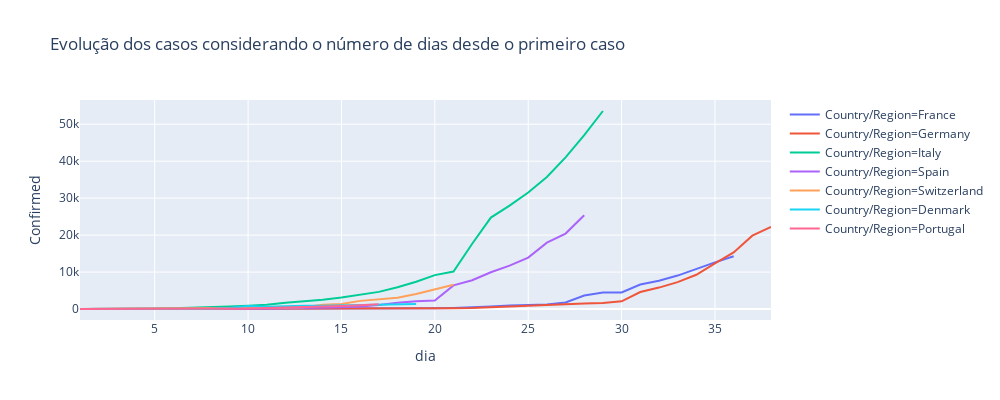

Notebook cell for this chart:
### Code cell
fig = px.line(temp, x="dia", y="Confirmed", color = 'Country/Region',height=400,width=1000,
             title='Evolução dos casos considerando o número de dias desde o primeiro caso')
fig.show()

### Figure 1 — Plotly figure (JSON) as saved in the notebook; plotly's stock layout.template omitted (floating-point values rounded to 4 significant figures)
{"data": [{"hoverlabel": {"namelength": 0}, "hovertemplate": "Country/Region=France<br>dia=%{x}<br>Confirmed=%{y}", "legendgroup": "Country/Region=France", "line": {"color": "#636efa", "dash": "solid"}, "mode": "lines", "name": "Country/Region=France", "showlegend": true, "type": "scatter", "x": [1, 2, 3, 4, 5, 6, 7, 8, 9, 10, 11, 12, 13, 14, 15, 16, 17, 18, 19, 20, 21, 22, 23, 24, 25, 26, 27, 28, 29, 30, 31, 32, 33, 34, 35, 36], "xaxis": "x", "y": [2, 3, 3, 3, 4, 5, 5, 5, 6, 11, 11, 12, 14, 18, 38, 57, 100, 130, 191, 204, 285, 377, 653, 949, 1126, 1209, 1784, 3661, 4469, 4499, 6633, 7652, 9043, 10871, 12612, 14282], "yaxis": "y"}, {"hoverlabel": {"namelength": 0}, "hovertemplate": "Country/Region=Germany<br>dia=%{x}<br>Confirmed=%{y}", "legendgroup": "Country/Region=Germany", "line": {"color": "#EF553B", "dash": "solid"}, "mode": "lines", "name": "Country/Region=Germany", "showlegend": true, "type": "scatter", "x": [1, 2, 3, 4, 5, 6, 7, 8, 9, 10, 11, 12, 13, 14, 15, 16, 17, 18, 19, 20, 21, 22, 23, 24, 25, 26, 27, 28, 29, 30, 31, 32, 33, 34, 35, 36, 37, 38], "xaxis": "x", "y": [4, 4, 4, 5, 8, 10, 12, 13, 14, 16, 16, 16, 16, 17, 27, 46, 48, 79, 130, 159, 196, 262, 482, 670, 799, 1040, 1176, 1457, 1600, 2078, 4585, 5795, 7272, 9257, 12327, 15320, 19848, 22213], "yaxis": "y"}, {"hoverlabel": {"namelength": 0}, "hovertemplate": "Country/Region=Italy<br>dia=%{x}<br>Confirmed=%{y}", "legendgroup": "Country/Region=Italy", "line": {"color": "#00cc96", "dash": "solid"}, "mode": "lines", "name": "Country/Region=Italy", "showlegend": true, "type": "scatter", "x": [1, 2, 3, 4, 5, 6, 7, 8, 9, 10, 11, 12, 13, 14, 15, 16, 17, 18, 19, 20, 21, 22, 23, 24, 25, 26, 27, 28, 29], "xaxis": "x", "y": [2, 3, 20, 62, 155, 229, 322, 453, 655, 888, 1128, 1694, 2036, 2502, 3089, 3858, 4636, 5883, 7375, 9172, 10149, 17660, 24747, 27980, 31506, 35713, 41035, 47021, 53578], "yaxis": "y"}, {"hoverlabel": {"namelength": 0}, "hovertemplate": "Country/Region=Spain<br>dia=%{x}<br>Confirmed=%{y}", "legendgroup": "Country/Region=Spain", "line": {"color": "#ab63fa", "dash": "solid"}, "mode": "lines", "name": "Country/Region=Spain", "showlegend": true, "type": "scatter", "x": [1, 2, 3, 4, 5, 6, 7, 8, 9, 10, 11, 12, 13, 14, 15, 16, 17, 18, 19, 20, 21, 22, 23, 24, 25, 26, 27, 28], "xaxis": "x", "y": [1, 2, 2, 6, 13, 15, 32, 45, 84, 120, 165, 222, 259, 400, 500, 673, 1073, 1695, 2128, 2277, 6391, 7798, 9942, 11748, 13910, 17963, 20410, 25374], "yaxis": "y"}, {"hoverlabel": {"namelength": 0}, "hovertemplate": "Country/Region=Switzerland<br>dia=%{x}<br>Confirmed=%{y}", "legendgroup": "Country/Region=Switzerland", "line": {"color": "#FFA15A", "dash": "solid"}, "mode": "lines", "name": "Country/Region=Switzerland", "showlegend": true, "type": "scatter", "x": [1, 2, 3, 4, 5, 6, 7, 8, 9, 10, 11, 12, 13, 14, 15, 16, 17, 18, 19, 20, 21], "xaxis": "x", "y": [1, 8, 18, 27, 42, 56, 90, 114, 214, 268, 337, 374, 491, 1139, 1359, 2200, 2700, 3028, 4075, 5294, 6575], "yaxis": "y"}, {"hoverlabel": {"namelength": 0}, "hovertemplate": "Country/Region=Denmark<br>dia=%{x}<br>Confirmed=%{y}", "legendgroup": "Country/Region=Denmark", "line": {"color": "#19d3f3", "dash": "solid"}, "mode": "lines", "name": "Country/Region=Denmark", "showlegend": true, "type": "scatter", "x": [1, 2, 3, 4, 5, 6, 7, 8, 9, 10, 11, 12, 13, 14, 15, 16, 17, 18, 19], "xaxis": "x", "y": [1, 3, 4, 6, 10, 23, 35, 90, 262, 801, 615, 827, 864, 914, 977, 1057, 1151, 1255, 1326], "yaxis": "y"}, {"hoverlabel": {"namelength": 0}, "hovertemplate": "Country/Region=Portugal<br>dia=%{x}<br>Confirmed=%{y}", "legendgroup": "Country/Region=Portugal", "line": {"color": "#FF6692", "dash": "solid"}, "mode": "lines", "name": "Country/Region=Portugal", "showlegend": true, "type": "scatter", "x": [1, 2, 3, 4, 5, 6, 7, 8, 9, 10, 11, 12, 13, 14, 15, 16, 17], "xaxis": "x", "y": [2, 2, 5, 8, 13, 20, 30, 41, 112, 169, 245, 331, 448, 642, 785, 1020, 1280], "yaxis": "y"}], "layout": {"height": 400, "legend": {"tracegroupgap": 0}, "title": {"text": "Evolução dos casos considerando o número de dias desde o primeiro caso"}, "width": 1000, "xaxis": {"anchor": "y", "autorange": true, "domain": [0, 1], "range": [1, 38], "title": {"text": "dia"}, "type": "linear"}, "yaxis": {"anchor": "x", "autorange": true, "domain": [0, 1], "range": [-2975.0, 56550.0], "title": {"text": "Confirmed"}, "type": "linear"}}}
